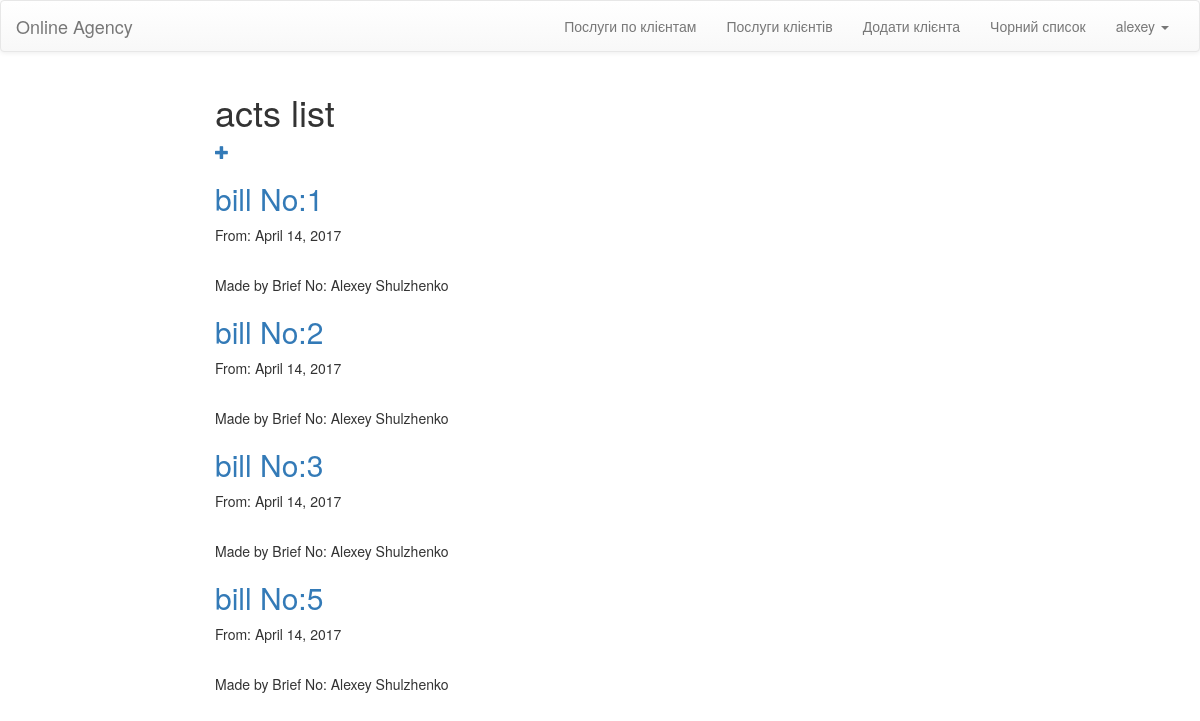
Screenshot of /acts/ (signed in) with the database file from the repository.
### OnlineAgecy/models.py (models this page shows, shortened)
class MyUser(AbstractUser):
    client_id = models.ForeignKey(Client, null=True)

class Act(models.Model):
    id = models.AutoField(primary_key=True)
    Contract_id = models.ForeignKey(Contract)
    Date = models.DateField(max_length=100)
    Manager_id = models.ForeignKey(Manager)

class Manager(models.Model):
    id = models.AutoField(primary_key=True)
    Name = models.CharField(max_length=40)
    Birthday_date = models.DateField(max_length=100)
    Position = models.CharField(max_length=40, default='Intern')
    def __str__(self):
        return self.Name

### OnlineAgecy/views.py (the view)
# urls.py: url(r'^acts/$', views.acts, name='acts'),
@login_required(login_url="login/")
def acts(request):
    acts = Act.objects.raw('SELECT * FROM OnlineAgecy_act')
    return render(request, "acts/act_list.html", {'acts': acts})

### templates/acts/act_list.html (shortened to what this page needs)
{% extends 'layouts/base.html' %}
{% block content %}
    <div class="col-lg-8 col-lg-offset-2 col-md-8 col-md-offset-2">
        <span><h1> acts list </h1></span><span><a href="{% url 'act_new' %}" class="top-menu"><span class="glyphicon glyphicon-plus"></span></a></span>
        {% for act in acts %}
            <h2><a href="{%  url 'act_detail' act.id %}"> bill No:{{act.id}}</a> </h2>
            <p>From: {{act.Date}}</p><br>
            <p>Made by Brief No: {{act.Manager_id}}</p>
        {% endfor %}
    </div>
{% endblock %}

### templates/layouts/base.html (shortened to what this page needs)
	{% load staticfiles %}
	<!DOCTYPE html>
	<html>
	<head>
        <link rel="stylesheet" href="{% static 'css/main.css' %}">
	    <link rel="stylesheet" href="//maxcdn.bootstrapcdn.com/bootstrap/3.2.0/css/bootstrap.min.css">
        <link rel="stylesheet" href="//maxcdn.bootstrapcdn.com/bootstrap/3.2.0/css/bootstrap-theme.min.css">
        <link rel="stylesheet" href="https://cdnjs.cloudflare.com/ajax/libs/bootstrap-datetimepicker/4.17.37/css/bootstrap-datetimepicker.min.css" />
    </head>
	<body>
	<nav class="navbar navbar-default">
	  <div class="container-fluid">
	    <div class="navbar-header">
	      <a class="navbar-brand" href="/">Online Agency</a>
	    </div>
	    <div class="collapse navbar-collapse" id="bs-example-navbar-collapse-1">
	      <ul class="nav navbar-nav navbar-right">
              {% for group in user.groups.all %}
                {% if group.name == 'manager' %}
                  <li><a href="{% url 'contracts_services'  %} ">Послуги по клієнтам</a></li>
                  <li><a href="{% url 'clients_services_count'  %} ">Послуги клієнтів</a></li>
                  <li><a href="{% url 'client_new'  %} ">Додати клієнта</a></li>
                  <li><a href="{% url 'fresh_clients' %} ">Чорний список</a></li>
                {% endif %}
              {% endfor %}
	        <li class="dropdown">
	          <a href="#" class="dropdown-toggle" data-toggle="dropdown" role="button" aria-expanded="false">{{ request.user.username }} <span class="caret"></span></a>
	        </li>
	      </ul>
	    </div>
	  </div>
	</nav>
    {% block content %}
    {% endblock %}
	</body>
	</html>

### rows the page displays
MyUser: user.username "alexey"
Act: id "1", Date "April 14, 2017", Manager_id "Alexey Shulzhenko"
Act: id "2", Date "April 14, 2017", Manager_id "Alexey Shulzhenko"
Act: id "3", Date "April 14, 2017", Manager_id "Alexey Shulzhenko"
Act: id "5", Date "April 14, 2017", Manager_id "Alexey Shulzhenko"
